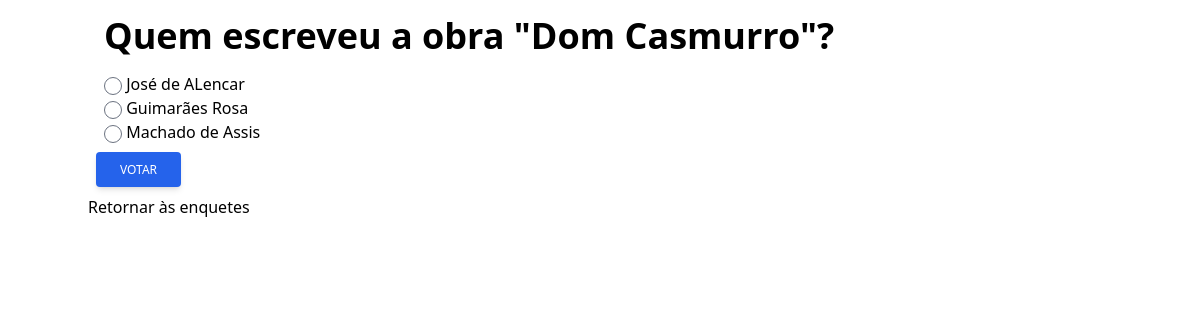
Screenshot of /polls/4/ with the database file from the repository.
### polls/models.py (models this page shows, shortened)
class Question(models.Model):
    question_text = models.CharField(max_length=200)
    pub_date = models.DateTimeField('date published')

class Choice(models.Model):
    question = models.ForeignKey(Question, on_delete=models.CASCADE)
    choice_text = models.CharField(max_length=200)
    votes = models.IntegerField(default=0)

### polls/views.py (the view)
# urls.py: path('<int:pk>/', views.DetailView.as_view(), name='detail'),
class DetailView(generic.DetailView):
    model = Question
    template_name = 'polls/detail.html'
    def get_queryset(self):
        return Question.objects.filter(pub_date__lte=timezone.now())

### polls/templates/polls/detail.html (shortened to what this page needs)
<!DOCTYPE html>
{% load tailwind_tags %}
<html lang="en">
<head>
    {% tailwind_css %}
</head>
<body class="container mx-auto">
<form action="{% url 'polls:vote' question.id %}" method="post">
    <fieldset>
        <legend>
            <h1 class="font-bold text-4xl p-4 text-center">{{ question.question_text }}</h1>
        </legend>
        <div class="mx-4">
            {% for choice in question.choice_set.all %}
            <input class="p-2" type="radio" name="choice" id="choice{{ forloop.counter }}" value="{{ choice.id }}">
            <label for="choice{{ forloop.counter }}">{{ choice.choice_text }}</label><br>
            {% endfor %}
        </div>
    </fieldset>
    <div class="flex space-x-2 justify-start p-2">
        <button class="inline-block px-6 py-2.5 bg-blue-600 text-white font-medium text-xs leading-tight uppercase rounded shadow-md hover:bg-blue-700 hover:shadow-lg focus:bg-blue-700 focus:shadow-lg focus:outline-none focus:ring-0 active:bg-blue-800 active:shadow-lg transition duration-150 ease-in-out" type="submit" value="Vote">Votar</button>
    </div>
</form>
<p class=""><a href="{% url 'polls:index'  %}">Retornar às enquetes</a></p>
</body>
</html>

### rows the page displays
Question: question_text "Quem escreveu a obra \"Dom Casmurro\"?"
Choice: choice_text "José de ALencar"
Choice: choice_text "Guimarães Rosa"
Choice: choice_text "Machado de Assis"
